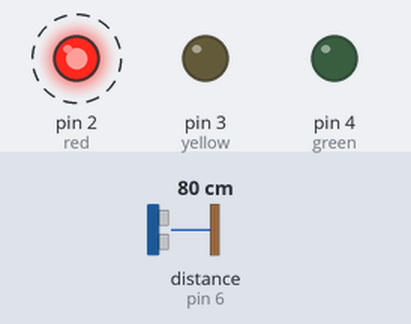
A sketch run on a simulated Arduino Uno, built with avr-gcc and run on an emulated ATmega328P. Parts: output pins drawn as LEDs (lit = HIGH). Wiring (inferred from the names in the program): ultrasonic range finder: trigger pin 7; echo pin 6. Dashed ring = blinking. Inputs (shaded band) come from the test bench; at power-on: distance to the obstacle (sensor on pin 6) 80 cm. The echo pulse lasts 58.3 µs per cm; pins used as bus, display or sensor lines are not drawn.

Above: at 0.91 s.
1.3 s: distance to the obstacle (sensor on pin 6) set to 12 cm
4.3 s: distance to the obstacle (sensor on pin 6) set to 9 cm
At 4.9 s:
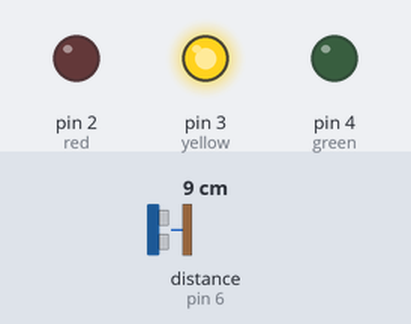
5.9 s: distance to the obstacle (sensor on pin 6) set to 7 cm
7.4 s: distance to the obstacle (sensor on pin 6) set to 4 cm
At 8.5 s:
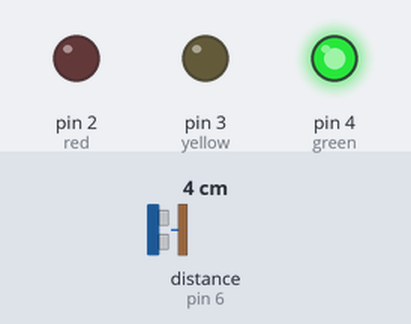
8.9 s: distance to the obstacle (sensor on pin 6) set to 18 cm
At 9.0 s:
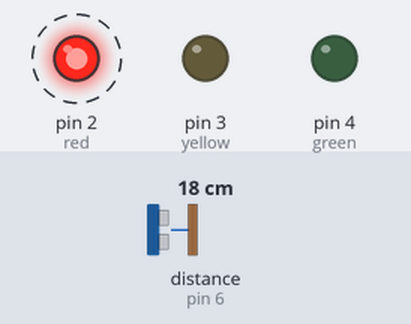
11.9 s: distance to the obstacle (sensor on pin 6) set to 2 cm
At 12.01 s:
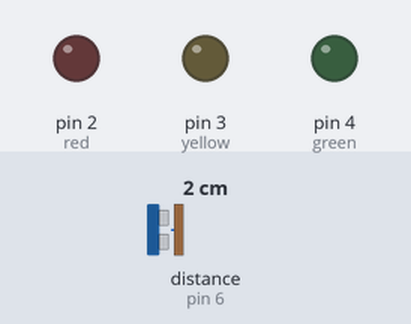
Timing chart, 0 to 14.6 s (numbered marks = the images above; inputs shaded):
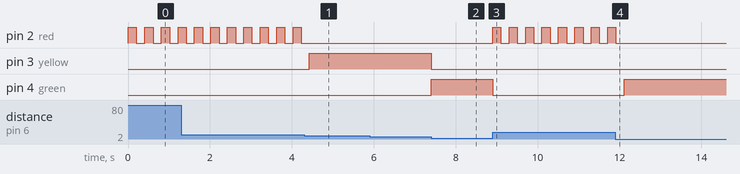

The sketch:

ultrasonic_va_buzzer_va_3led_ver2.ino
```cpp
int trigger = 7; //KUNING TRIG
int echo = 6; //PIN 13 ECHO
int green = 4;
int yellow = 3;
int red = 2;

long duration = 0;
int distance = 0;


void setup() {
  // put your setup code here, to run once:
  Serial.begin(9600);
  pinMode(trigger, OUTPUT);
  pinMode(echo, INPUT);
  pinMode(green, OUTPUT);
  pinMode(yellow, OUTPUT);
  pinMode(red, OUTPUT);
}

void loop() {
  digitalWrite(trigger,0);   // tắt chân trig
  delayMicroseconds(2);
  digitalWrite(trigger,1);   // phát xung từ chân trig
  delayMicroseconds(5);   // xung có độ dài 5 microSeconds
  digitalWrite(trigger,0);   // tắt chân trig

  /* Tính toán thời gian */
  // Đo độ rộng xung HIGH ở chân echo.
  duration = pulseIn(echo,HIGH);
  // Tính khoảng cách đến vật.
  distance = int(duration/2/29.412);
  if (distance < 5) {
    digitalWrite(green,HIGH);
    digitalWrite(yellow,LOW);
    digitalWrite(red,LOW);
  }
  else if (distance < 10){
    digitalWrite(green,LOW);
    digitalWrite(yellow,HIGH);
    digitalWrite(red,LOW);
  }
  else {
    digitalWrite(green,LOW);
    digitalWrite(yellow,LOW);
    digitalWrite(red,HIGH);
    delay(200);
    digitalWrite(red,LOW);
    delay(200);
  }
}
```

Measured:
- the behaviour switches between 11 and 10 cm on distance to the obstacle (sensor on pin 6) (found by bisection; images 0 and 1)
- the behaviour switches between 6 and 5 cm on distance to the obstacle (sensor on pin 6) (found by bisection; images 1 and 2)
- after the input at 4.3 s, pin 2 (red): stops changing and stays LOW; pin 3 (yellow): LOW → HIGH after 0.13 s
- after the input at 5.9 s, every drawn part: stays the same
- after the input at 7.4 s, pin 3 (yellow): HIGH → LOW at once; pin 4 (green): LOW → HIGH at once
- after the input at 8.9 s, pin 2 (red): alternates HIGH for 0.20 s and LOW for 0.20 s, starting at once; pin 4 (green): HIGH → LOW at once
- after the input at 11.9 s, pin 2 (red): goes on until 11.9 s, then stays LOW; pin 4 (green): LOW → HIGH after 0.21 s
- by itself, pin 2 (red): alternates HIGH for 0.20 s and LOW for 0.20 s
